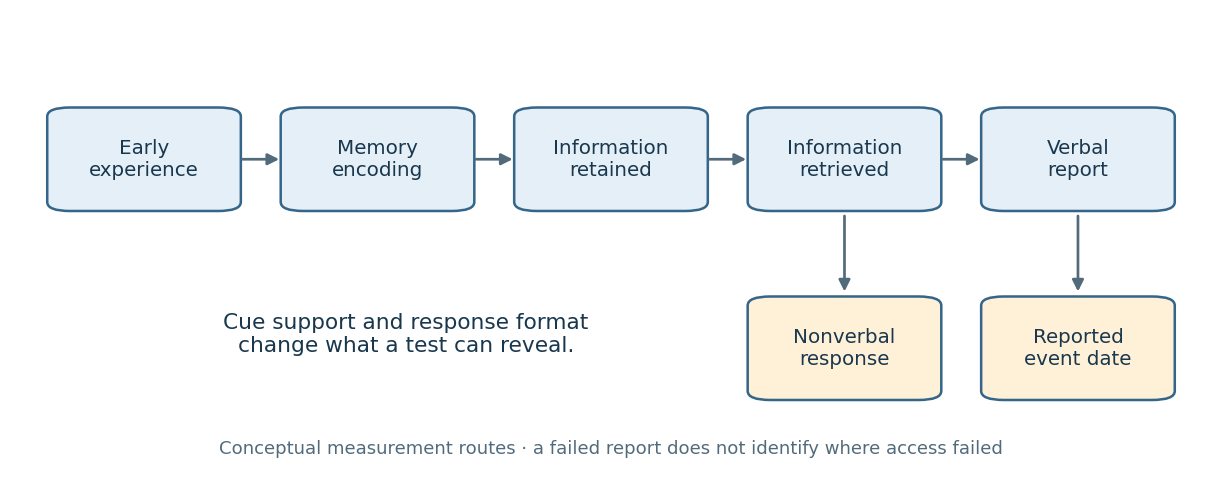

Write Python code to recreate this figure.
"""Original conceptual diagram; output is written to the current directory.

Tested with Python 3.14.4 and Matplotlib 3.10.7. No empirical values or source
figures are reproduced. Arrows distinguish measurement routes, not proven
independent memory systems.
"""
from pathlib import Path

import matplotlib
matplotlib.use("Agg")
import matplotlib.pyplot as plt
from matplotlib.patches import FancyArrowPatch, FancyBboxPatch


def main():
    plt.rcParams.update({"font.family": "DejaVu Sans", "font.size": 11})
    fig, ax = plt.subplots(figsize=(9.4, 3.8), dpi=130, facecolor="white")
    ax.set_facecolor("white")
    centers = [0.09, 0.295, 0.50, 0.705, 0.91]
    labels = ["Early\nexperience", "Memory\nencoding", "Information\nretained", "Information\nretrieved", "Verbal\nreport"]
    width, height, y = 0.16, 0.22, 0.69

    def box(x, y, label, width=width, color="#e4eff7"):
        patch = FancyBboxPatch((x-width/2, y-height/2), width, height,
                              boxstyle="round,pad=0.005,rounding_size=0.02",
                              linewidth=1.4, edgecolor="#35668a", facecolor=color)
        ax.add_patch(patch)
        ax.text(x, y, label, ha="center", va="center", color="#19374d")

    def arrow(start, stop):
        ax.add_patch(FancyArrowPatch(start, stop, arrowstyle="-|>",
                                    linewidth=1.5, mutation_scale=13,
                                    color="#526b7b", shrinkA=4, shrinkB=4))

    for x, label in zip(centers, labels):
        box(x, y, label)
    for left, right in zip(centers, centers[1:]):
        arrow((left+width/2, y), (right-width/2, y))
    box(centers[3], 0.27, "Nonverbal\nresponse", color="#fff0d8")
    box(centers[4], 0.27, "Reported\nevent date", color="#fff0d8")
    arrow((centers[3], y-height/2), (centers[3], 0.27+height/2))
    arrow((centers[4], y-height/2), (centers[4], 0.27+height/2))
    ax.text(0.32, 0.30, "Cue support and response format\nchange what a test can reveal.",
            ha="center", va="center", fontsize=12, color="#19374d")
    ax.text(0.50, 0.045,
            "Conceptual measurement routes · a failed report does not identify where access failed",
            ha="center", va="center", fontsize=10, color="#526b7b")
    ax.set_xlim(-0.015, 1.015)
    ax.set_ylim(-0.01, 1)
    ax.axis("off")
    fig.subplots_adjust(left=0.02, right=0.98, bottom=0.04, top=0.96)
    fig.savefig(Path.cwd() / (Path(__file__).stem + ".png"),
                facecolor="white", transparent=False, metadata={"Software": "Matplotlib"})
    plt.close(fig)


if __name__ == "__main__":
    main()
